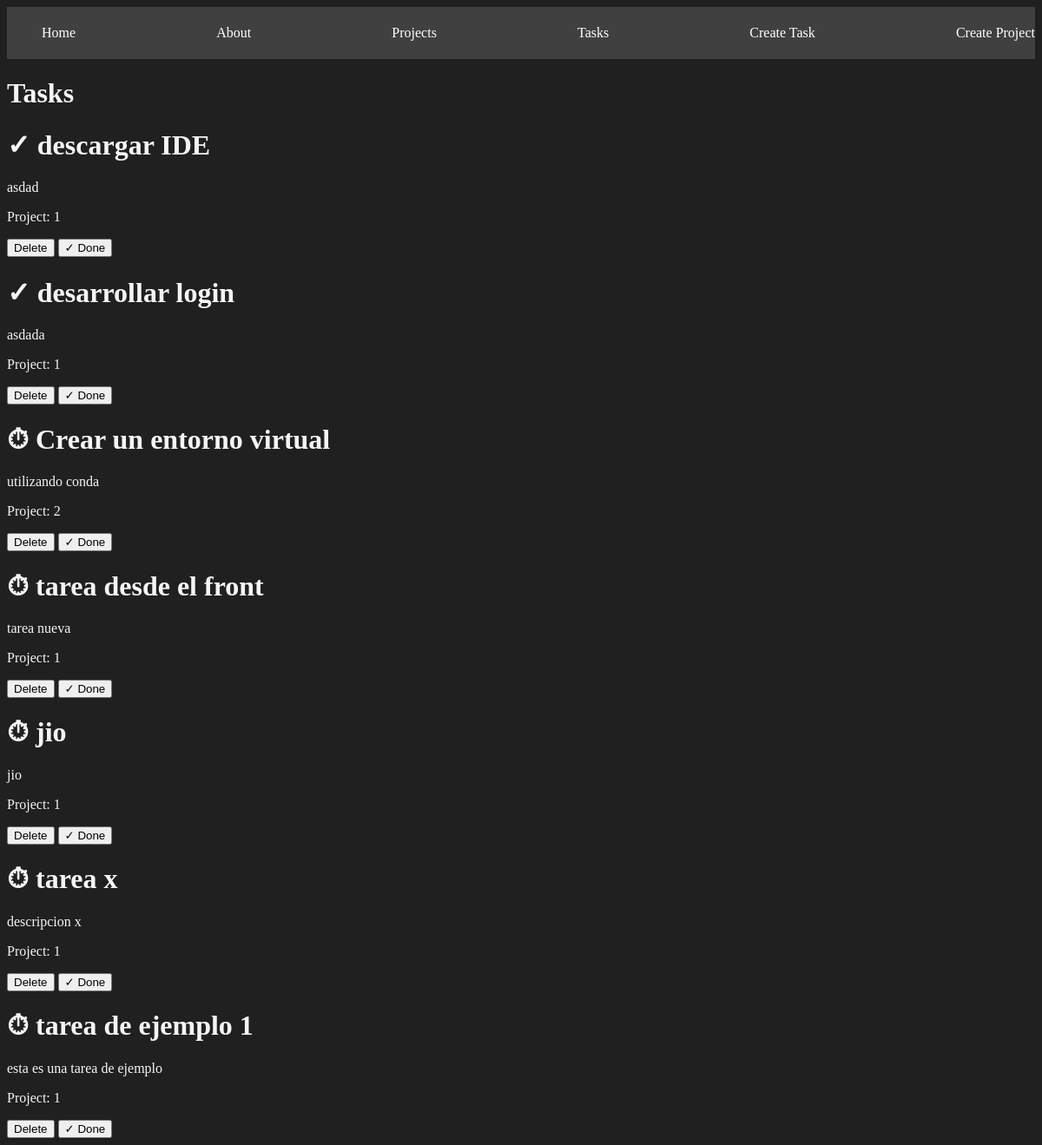
/tasks/, run on the app's committed database.
### myapp/models.py (models this page shows, shortened)
class Task(models.Model):
    title = models.CharField(max_length=200)
    description = models.TextField()
    project = models.ForeignKey(Project, on_delete=models.CASCADE)
    done = models.BooleanField(default=False)

class Project(models.Model):
    name = models.CharField(max_length=200)

### myapp/views.py (the view)
# urls.py: path('tasks/', views.tasks, name="tasks"),
def tasks(request):
    task = Task.objects.all()
    return render(request, 'tasks/tasks.html',{
        'task' : task
    })

### myapp/templates/tasks/tasks.html
{% extends 'layouts/base.html' %}
{% block content %}
<h1>Tasks</h1>
{% for task in task %}
<div>
  <h1> {% if task.done == False %} ⏱ {% else %} ✓ {% endif %} {{ task.title }}</h1>
  <p>{{ task.description }}</p>
  <p>Project: {{ task.project.id }}</p>
  <button>Delete</button>
  <button>✓ Done</button>
</div>
{% endfor %}
{% endblock %}

### myapp/static/styles/main.css (style rules this page uses)
body { background: #202020; color: whitesmoke; }

### data on the page
Task: title "descargar IDE", description "asdad", project.id "1"
Task: title "desarrollar login", description "asdada", project.id "1"
Task: title "Crear un entorno virtual", description "utilizando conda", project.id "2"
Task: title "tarea desde el front", description "tarea nueva", project.id "1"
Task: title "jio", description "jio", project.id "1"
Task: title "tarea x", description "descripcion x", project.id "1"
Task: title "tarea de ejemplo 1", description "esta es una tarea de ejemplo", project.id "1"
